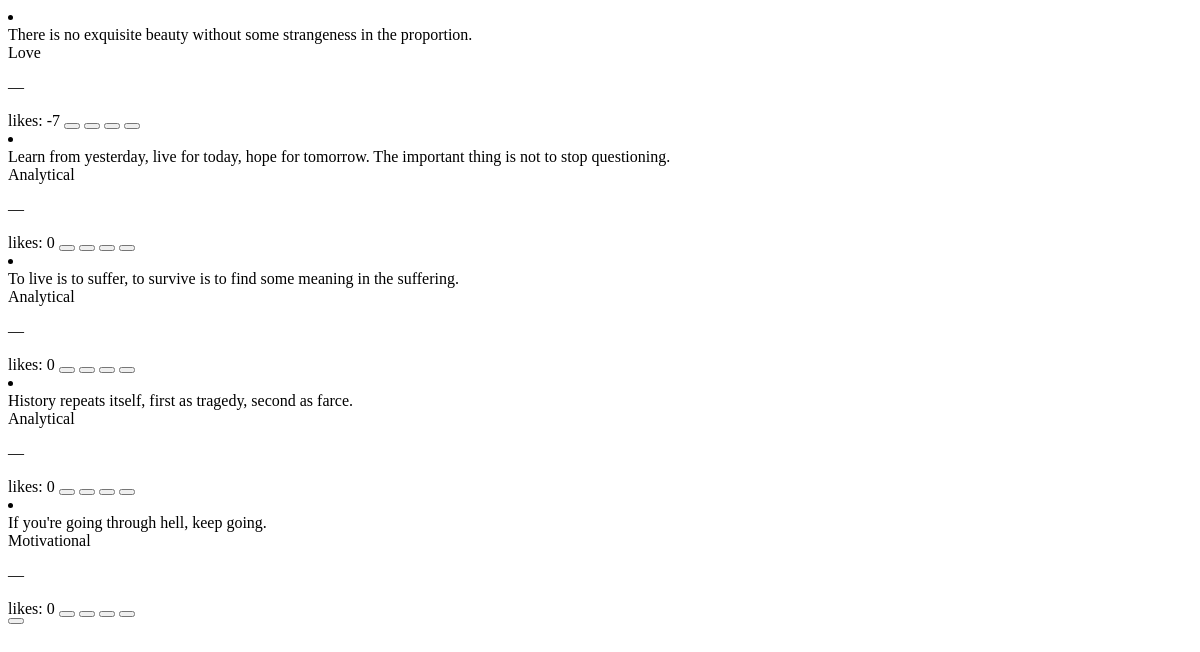
/quotes/list/, run on an earlier commit of the app's database.
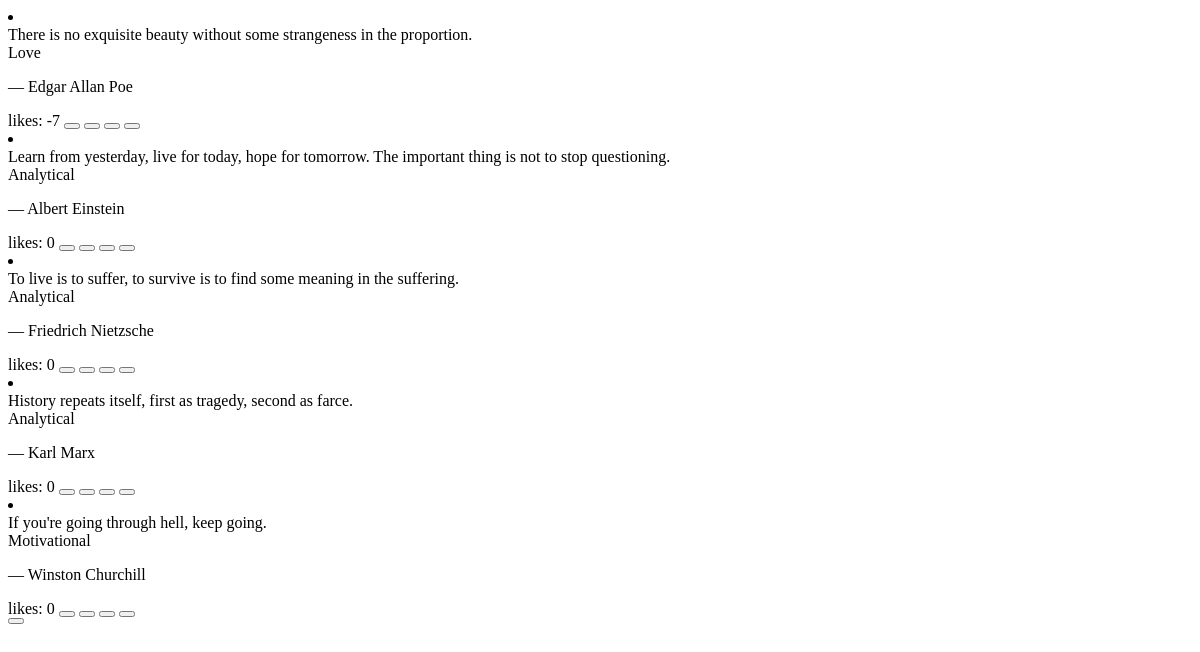
And on a later commit of the database.
### quotes/models.py (models this page shows, shortened)
class Quote(models.Model):
    sentence = models.TextField(max_length=300)
    author = models.ForeignKey(Author, on_delete=models.CASCADE)
    likes = models.IntegerField(default=0)
    created_at = models.DateTimeField(auto_now_add=True, null=True)
    updated_at = models.DateTimeField(auto_now=True)
    submitted_by = models.ForeignKey(settings.AUTH_USER_MODEL, on_delete=models.SET_NULL, null=True)
    MOODS = {
        'love': 'Love',
        'motivational': 'Motivational',
        'analytical': 'Analytical',
        'humble': 'Humble',
        'silly': 'Silly',
    }
    mood = models.CharField(max_length=50, choices=MOODS)

class Author(models.Model):
    name = models.CharField(max_length=30)
    created_at = models.DateTimeField(auto_now_add=True, null=True)
    updated_at = models.DateTimeField(auto_now=True)
    nationality = models.ForeignKey(Nationality, on_delete=models.SET_NULL, null=True, blank=True, related_name='authors')
    def __str__(self):
        return self.name

### quotes/views.py (the view)
# urls.py: path('list/', views.quoteListView, name='quote_list'),
def quoteListView(request):
    trigger = request.headers.get('hx-trigger')
    quotes = Quote.objects.all()
    try:
        author = int(request.GET.get('author'))
    except (TypeError, ValueError):
        author = None
    if author:
        quotes = quotes.filter(author_id=author)
    search_query = request.GET.get('search', '')
    if search_query:
        quotes = quotes.filter(sentence__icontains=search_query)
    mood_tags = request.GET.getlist('mood[]')
    if mood_tags:
        quotes = quotes.filter(mood__in=mood_tags)
    sort = request.GET.get('sort_value', 'id')
    quotes = quotes.order_by(sort)
    batchSize = int(request.GET.get('batchsize', 5))
    page_number = int(request.GET.get('page', 1))
    page_count = int(request.GET.get('page_count', batchSize)) if page_number == 1 else batchSize
    paginator = Paginator(quotes, page_count)
    page_obj = paginator.get_page(page_number)
    context = {
        'quotes': page_obj.object_list,
        'page': page_number,
        'page_obj': page_obj,
        'listAuthor': author,
        'searchQuery': search_query,
        'moodTags': mood_tags,
        'nextPage': page_obj.next_page_number() if page_obj.has_next() else None,
    }
    if trigger == 'list-container':
        return render(request, 'quotes/components/quote_list/quote_list.html', context)
    else:
        return render(request, 'quotes/components/quote_list/component_updater.html', context)

### quotes/templates/quotes/components/quote_list/component_updater.html
{% for quote in quotes %}
  <li class="quote-item"
      data-id="{{ quote.id }}"
      data-author='{{ quote.author }}'
      data-fulltxt='{{ quote.sentence }}'
      data-prevtxt='{{ quote.sentence|truncatechars:30 }}'>
    {% include "quotes/components/quote_detail/quote_detail.html" %}
  </li>
{% endfor %}
<div id="show-more-button-wrapper" hx-swap-oob="true">
    {% if nextPage %}
        {% include "quotes/components/quote_list/show_more_button.html" %}
    {% endif %}
</div>

### quotes/templates/quotes/components/quote_detail/quote_detail.html (shortened to what this page needs)
<div class="quote-card">
    <section class="card-body">
        <div class="quote-text">{{ quote.sentence }}</div>
        <div class="quote-category"><span class="{{ quote.mood }}">{{ quote.get_mood_display }}</span></div>
    </section>
    <section class="card-footer">
        <div class="author-sig">
            {% if not listAuthor %}
                <p>— {{ quote.author }}<p>
            {% endif %}
        </div>
        <div class="icon-box">
            <span>likes: {{quote.likes}}</span>
            <button class="footer-btn" data-func="copy"></button>
            <button class="footer-btn" data-func="like"></button>
            <button class="footer-btn" data-func="fave"></button>
            <button class="footer-btn" data-func="share"></button>
        </div>
    </section>
</div>

What changed in the data, as far as the page shows it:
changed through a linked row, Quote "There is no exquisite beauty without some strangeness in the proportion.": author (not shown) → "Edgar Allan Poe"
changed through a linked row, Quote: author (not shown) → "Albert Einstein"
changed through a linked row, Quote "To live is to suffer, to survive is to find some meaning in the suffering.": author (not shown) → "Friedrich Nietzsche"
changed through a linked row, Quote "History repeats itself, first as tragedy, second as farce.": author (not shown) → "Karl Marx"
changed through a linked row, Quote "If you're going through hell, keep going.": author (not shown) → "Winston Churchill"
